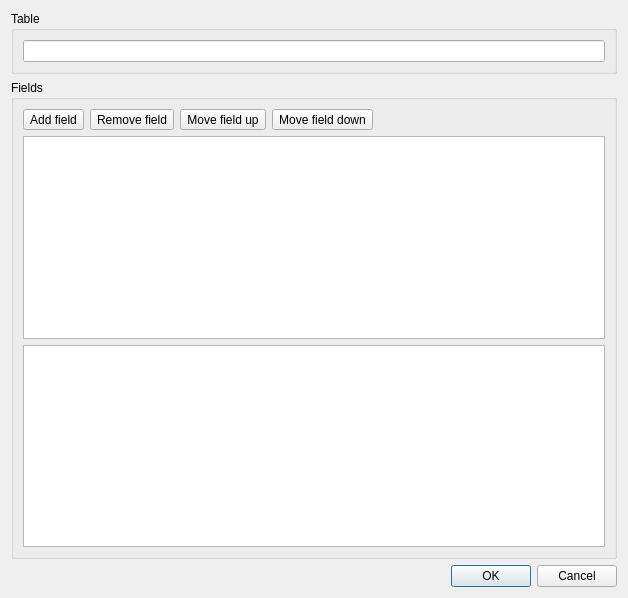
<?xml version="1.0" encoding="UTF-8"?>
<ui version="4.0">
 <class>TableDialog</class>
 <widget class="QDialog" name="TableDialog">
  <property name="geometry">
   <rect>
    <x>0</x>
    <y>0</y>
    <width>628</width>
    <height>598</height>
   </rect>
  </property>
  <property name="windowTitle">
   <string>Dialog</string>
  </property>
  <layout class="QVBoxLayout" name="verticalLayout_3">
   <item>
    <widget class="QGroupBox" name="groupBox_2">
     <property name="title">
      <string>Table</string>
     </property>
     <layout class="QVBoxLayout" name="verticalLayout">
      <item>
       <widget class="QLineEdit" name="table_lineEdit"/>
      </item>
     </layout>
    </widget>
   </item>
   <item>
    <widget class="QGroupBox" name="groupBox">
     <property name="title">
      <string>Fields</string>
     </property>
     <layout class="QVBoxLayout" name="verticalLayout_2">
      <item>
       <layout class="QHBoxLayout" name="horizontalLayout">
        <item>
         <widget class="QToolButton" name="addField_toolButton">
          <property name="text">
           <string>Add field</string>
          </property>
          <property name="icon">
           <iconset resource="resources.qrc">
            <normaloff>:/img/icon-field-new.png</normaloff>:/img/icon-field-new.png</iconset>
          </property>
          <property name="toolButtonStyle">
           <enum>Qt::ToolButtonTextBesideIcon</enum>
          </property>
         </widget>
        </item>
        <item>
         <widget class="QToolButton" name="removeField_toolButton">
          <property name="text">
           <string>Remove field</string>
          </property>
          <property name="icon">
           <iconset resource="resources.qrc">
            <normaloff>:/img/icon-field-remove.png</normaloff>:/img/icon-field-remove.png</iconset>
          </property>
          <property name="toolButtonStyle">
           <enum>Qt::ToolButtonTextBesideIcon</enum>
          </property>
         </widget>
        </item>
        <item>
         <widget class="QToolButton" name="moveUp_toolButton">
          <property name="text">
           <string>Move field up</string>
          </property>
         </widget>
        </item>
        <item>
         <widget class="QToolButton" name="moveDown_toolButton">
          <property name="text">
           <string>Move field down</string>
          </property>
         </widget>
        </item>
        <item>
         <spacer name="horizontalSpacer">
          <property name="orientation">
           <enum>Qt::Horizontal</enum>
          </property>
          <property name="sizeHint" stdset="0">
           <size>
            <width>40</width>
            <height>20</height>
           </size>
          </property>
         </spacer>
        </item>
       </layout>
      </item>
      <item>
       <widget class="QTableView" name="tableView"/>
      </item>
      <item>
       <widget class="QTextBrowser" name="textBrowser"/>
      </item>
     </layout>
    </widget>
   </item>
   <item>
    <widget class="QDialogButtonBox" name="buttonBox">
     <property name="orientation">
      <enum>Qt::Horizontal</enum>
     </property>
     <property name="standardButtons">
      <set>QDialogButtonBox::Cancel|QDialogButtonBox::Ok</set>
     </property>
    </widget>
   </item>
  </layout>
 </widget>
 <resources>
  <include location="resources.qrc"/>
 </resources>
 <connections>
  <connection>
   <sender>buttonBox</sender>
   <signal>accepted()</signal>
   <receiver>TableDialog</receiver>
   <slot>accept()</slot>
   <hints>
    <hint type="sourcelabel">
     <x>248</x>
     <y>254</y>
    </hint>
    <hint type="destinationlabel">
     <x>157</x>
     <y>274</y>
    </hint>
   </hints>
  </connection>
  <connection>
   <sender>buttonBox</sender>
   <signal>rejected()</signal>
   <receiver>TableDialog</receiver>
   <slot>reject()</slot>
   <hints>
    <hint type="sourcelabel">
     <x>316</x>
     <y>260</y>
    </hint>
    <hint type="destinationlabel">
     <x>286</x>
     <y>274</y>
    </hint>
   </hints>
  </connection>
 </connections>
</ui>
